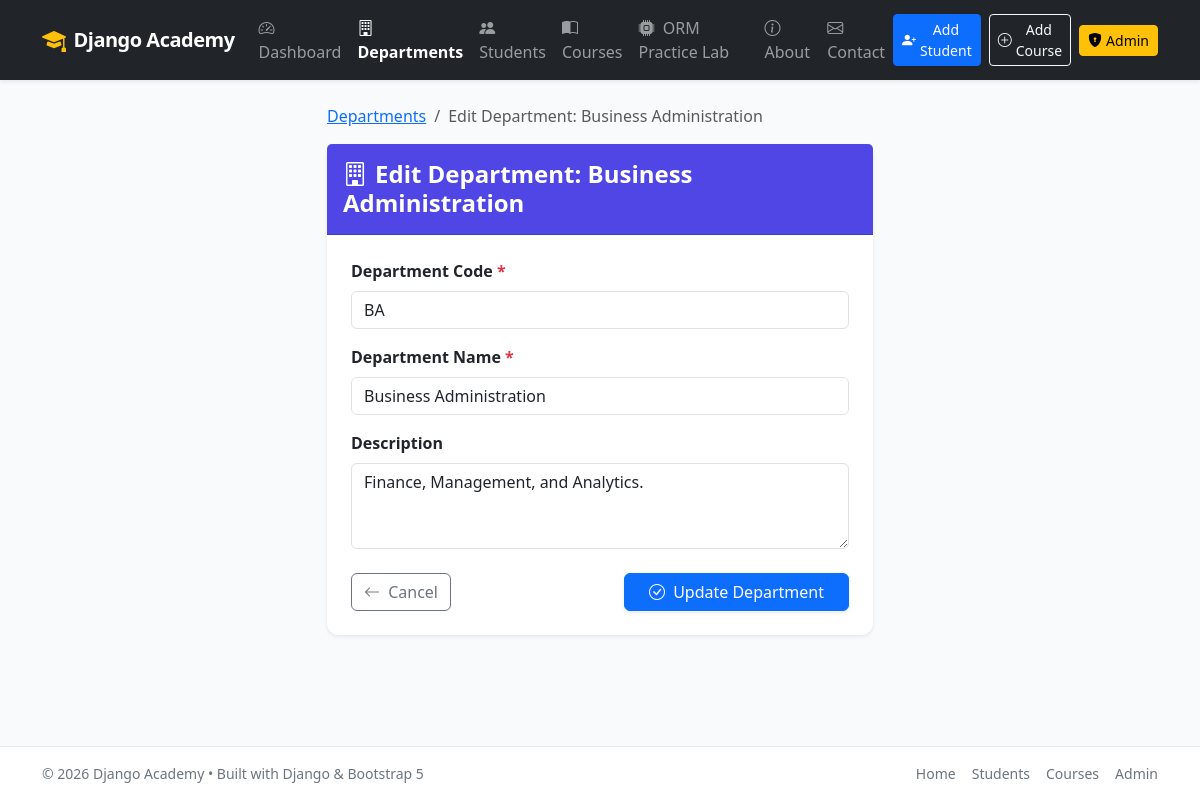
The app's page /departments/7/edit/ with its own data.
### students/models.py (models this page shows, shortened)
class Department(models.Model):
    name = models.CharField(max_length=100, unique=True)
    code = models.CharField(max_length=20, unique=True, help_text="e.g. CS, EE, BBA")
    description = models.TextField(blank=True)
    created_at = models.DateTimeField(default=timezone.now)
    class Meta:
        ordering = ['code', 'name']

### students/views.py (the view)
# urls.py: path('departments/<int:pk>/edit/', views.department_update, name='department_update'),
def department_update(request, pk):
    department = get_object_or_404(Department, pk=pk)
    if request.method == 'POST':
        form = DepartmentForm(request.POST, instance=department)
        if form.is_valid():
            department = form.save()
            messages.success(request, f'Department "{department.name}" updated successfully!')
            return redirect('department_detail', pk=department.pk)
        else:
            messages.error(request, 'Please fix the errors below to update department.')
    else:
        form = DepartmentForm(instance=department)
    context = {
        'form': form,
        'department': department,
        'title': f'Edit Department: {department.name}',
        'button_text': 'Update Department',
    }
    return render(request, 'students/department_form.html', context)

### students/forms.py (shortened to what this page needs)
class DepartmentForm(forms.ModelForm):
    class Meta:
        model = Department
        fields = ['code', 'name', 'description']
        widgets = {
            'code': forms.TextInput(attrs={'class': 'form-control', 'placeholder': 'e.g. CS, EE, BBA'}),
            'name': forms.TextInput(attrs={'class': 'form-control', 'placeholder': 'Department Name (e.g. Computer Science)'}),
            'description': forms.Textarea(attrs={'class': 'form-control', 'rows': 3, 'placeholder': 'Department mission and details...'}),
        }
        labels = {
            'code': 'Department Code',
            'name': 'Department Name',
            'description': 'Description',
        }

### students/templates/students/department_form.html (shortened to what this page needs)
{% extends 'students/base.html' %}
{% block content %}
<div class="row justify-content-center">
    <div class="col-lg-6 col-md-8">
        <nav aria-label="breadcrumb" class="mb-3">
            <ol class="breadcrumb">
                <li class="breadcrumb-item"><a href="{% url 'department_list' %}">Departments</a></li>
                <li class="breadcrumb-item active" aria-current="page">{{ title }}</li>
            </ol>
        </nav>
        <div class="card shadow-sm border-0">
            <div class="card-header bg-primary text-white py-3">
                <h4 class="card-title fw-bold mb-0">
                    <i class="bi bi-building me-2"></i>{{ title }}
                </h4>
            </div>
            <div class="card-body p-4">
                <form method="POST" novalidate>
                    <div class="mb-3">
                        <label for="{{ form.code.id_for_label }}" class="form-label fw-semibold">
                            {{ form.code.label }} <span class="text-danger">*</span>
                        </label>
                        {{ form.code }}
                    </div>
                    <div class="mb-3">
                        <label for="{{ form.name.id_for_label }}" class="form-label fw-semibold">
                            {{ form.name.label }} <span class="text-danger">*</span>
                        </label>
                        {{ form.name }}
                    </div>
                    <div class="mb-4">
                        <label for="{{ form.description.id_for_label }}" class="form-label fw-semibold">
                            {{ form.description.label }}
                        </label>
                        {{ form.description }}
                    </div>
                    <div class="d-flex justify-content-between align-items-center">
                        <a href="{% url 'department_list' %}" class="btn btn-outline-secondary">
                            <i class="bi bi-arrow-left me-1"></i> Cancel
                        </a>
                        <button type="submit" class="btn btn-primary px-4 shadow-sm">
                            <i class="bi bi-check-circle me-1"></i> {{ button_text }}
                        </button>
                    </div>
                </form>
            </div>
        </div>
    </div>
</div>
{% endblock %}

### students/templates/students/base.html (style rules this page uses)
:root { --bs-primary-rgb: 79, 70, 229; --bs-link-color: #4f46e5; }
body { min-height: 100vh; display: flex; flex-direction: column; background-color: #f8fafc; color: #1e293b; }
.card { border-radius: 0.75rem; border: 1px solid #e2e8f0; box-shadow: 0 1px 3px rgba(0,0,0,0.05); transition: all 0.2s ease-in-out; }

### records on screen
Department: code "BA", name "Business Administration", description "Finance, Management, and Analytics."

### other values on screen
{{ title }} "Edit Department: Business Administration"
{{ button_text }} "Update Department"
